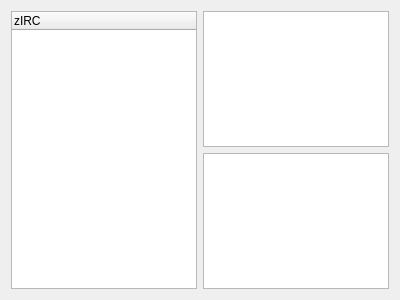
<?xml version="1.0" encoding="UTF-8"?>
<ui version="4.0">
 <class>MainChatWindow</class>
 <widget class="QWidget" name="MainChatWindow">
  <property name="geometry">
   <rect>
    <x>0</x>
    <y>0</y>
    <width>400</width>
    <height>300</height>
   </rect>
  </property>
  <property name="windowTitle">
   <string>Form</string>
  </property>
  <layout class="QHBoxLayout" name="horizontalLayout">
   <item>
    <widget class="QTreeWidget" name="treeWidget">
     <column>
      <property name="text">
       <string>zIRC</string>
      </property>
     </column>
    </widget>
   </item>
   <item>
    <layout class="QVBoxLayout" name="verticalLayout">
     <item>
      <widget class="QPlainTextEdit" name="chatView">
       <property name="readOnly">
        <bool>true</bool>
       </property>
      </widget>
     </item>
     <item>
      <widget class="QPlainTextEdit" name="chatBox"/>
     </item>
    </layout>
   </item>
  </layout>
 </widget>
 <resources/>
 <connections/>
</ui>
